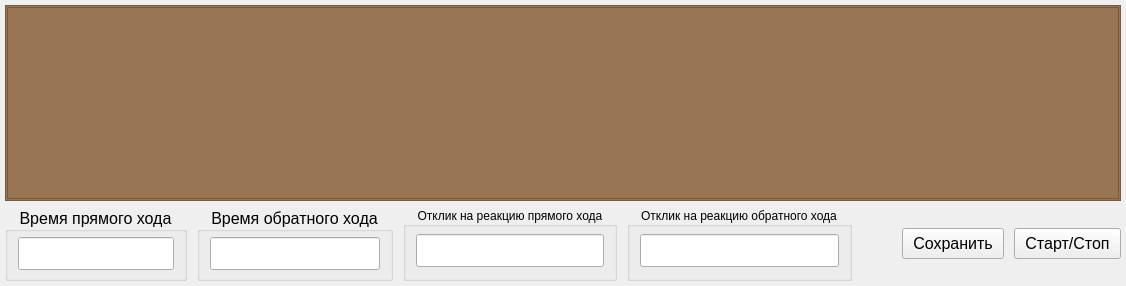
      <widget class="QWidget" name="tab_strokeTest">
       <property name="enabled">
        <bool>true</bool>
       </property>
       <property name="focusPolicy">
        <enum>Qt::FocusPolicy::StrongFocus</enum>
       </property>
       <attribute name="title">
        <string>Тест полного хода</string>
       </attribute>
       <layout class="QVBoxLayout" name="verticalLayout_26">
        <property name="leftMargin">
         <number>5</number>
        </property>
        <property name="topMargin">
         <number>5</number>
        </property>
        <property name="rightMargin">
         <number>5</number>
        </property>
        <property name="bottomMargin">
         <number>5</number>
        </property>
        <item>
         <widget class="QFrame" name="frame_chart_stroke">
          <property name="styleSheet">
           <string notr="true">background-color: rgb(152, 118, 84);</string>
          </property>
          <property name="frameShape">
           <enum>QFrame::Shape::StyledPanel</enum>
          </property>
          <property name="frameShadow">
           <enum>QFrame::Shadow::Raised</enum>
          </property>
          <layout class="QVBoxLayout" name="verticalLayout_44">
           <property name="spacing">
            <number>3</number>
           </property>
           <property name="leftMargin">
            <number>1</number>
           </property>
           <property name="topMargin">
            <number>1</number>
           </property>
           <property name="rightMargin">
            <number>1</number>
           </property>
           <property name="bottomMargin">
            <number>1</number>
           </property>
           <item>
            <widget class="Widgets::Chart::ChartView" name="Chart_stroke"/>
           </item>
          </layout>
         </widget>
        </item>
        <item>
         <layout class="QHBoxLayout" name="horizontalLayout_strokeTest_menu">
          <property name="spacing">
           <number>10</number>
          </property>
          <item>
           <widget class="QGroupBox" name="groupBox_strokeTest_forwardTime">
            <property name="font">
             <font>
              <family>Segoe UI</family>
              <pointsize>12</pointsize>
             </font>
            </property>
            <property name="title">
             <string>Время прямого хода</string>
            </property>
            <property name="alignment">
             <set>Qt::AlignmentFlag::AlignCenter</set>
            </property>
            <layout class="QHBoxLayout" name="horizontalLayout_19">
             <property name="spacing">
              <number>0</number>
             </property>
             <property name="leftMargin">
              <number>10</number>
             </property>
             <property name="topMargin">
              <number>5</number>
             </property>
             <property name="rightMargin">
              <number>10</number>
             </property>
             <property name="bottomMargin">
              <number>8</number>
             </property>
             <item>
              <widget class="QLineEdit" name="lineEdit_strokeTest_forwardTime">
               <property name="sizePolicy">
                <sizepolicy hsizetype="Expanding" vsizetype="Maximum">
                 <horstretch>0</horstretch>
                 <verstretch>0</verstretch>
                </sizepolicy>
               </property>
               <property name="font">
                <font>
                 <family>Segoe UI</family>
                 <pointsize>12</pointsize>
                </font>
               </property>
               <property name="focusPolicy">
                <enum>Qt::FocusPolicy::NoFocus</enum>
               </property>
               <property name="styleSheet">
                <string notr="true">padding: 5px 5px;</string>
               </property>
               <property name="alignment">
                <set>Qt::AlignmentFlag::AlignCenter</set>
               </property>
               <property name="readOnly">
                <bool>true</bool>
               </property>
              </widget>
             </item>
            </layout>
           </widget>
          </item>
          <item>
           <widget class="QGroupBox" name="groupBox__strokeTest_backwardTime">
            <property name="font">
             <font>
              <family>Segoe UI</family>
              <pointsize>12</pointsize>
             </font>
            </property>
            <property name="title">
             <string>Время обратного хода</string>
            </property>
            <property name="alignment">
             <set>Qt::AlignmentFlag::AlignCenter</set>
            </property>
            <layout class="QHBoxLayout" name="horizontalLayout_20">
             <property name="spacing">
              <number>0</number>
             </property>
             <property name="leftMargin">
              <number>10</number>
             </property>
             <property name="topMargin">
              <number>5</number>
             </property>
             <property name="rightMargin">
              <number>10</number>
             </property>
             <property name="bottomMargin">
              <number>8</number>
             </property>
             <item>
              <widget class="QLineEdit" name="lineEdit_strokeTest_backwardTime">
               <property name="sizePolicy">
                <sizepolicy hsizetype="Expanding" vsizetype="Maximum">
                 <horstretch>0</horstretch>
                 <verstretch>0</verstretch>
                </sizepolicy>
               </property>
               <property name="font">
                <font>
                 <family>Segoe UI</family>
                 <pointsize>12</pointsize>
                </font>
               </property>
               <property name="focusPolicy">
                <enum>Qt::FocusPolicy::NoFocus</enum>
               </property>
               <property name="styleSheet">
                <string notr="true">padding: 5px 5px;</string>
               </property>
               <property name="alignment">
                <set>Qt::AlignmentFlag::AlignCenter</set>
               </property>
               <property name="readOnly">
                <bool>true</bool>
               </property>
              </widget>
             </item>
            </layout>
           </widget>
          </item>
          <item>
           <widget class="QGroupBox" name="groupBox_5">
            <property name="focusPolicy">
             <enum>Qt::FocusPolicy::NoFocus</enum>
            </property>
            <property name="title">
             <string>Отклик на реакцию прямого хода</string>
            </property>
            <property name="alignment">
             <set>Qt::AlignmentFlag::AlignCenter</set>
            </property>
            <layout class="QVBoxLayout" name="verticalLayout_16">
             <property name="spacing">
              <number>0</number>
             </property>
             <property name="leftMargin">
              <number>10</number>
             </property>
             <property name="topMargin">
              <number>5</number>
             </property>
             <property name="rightMargin">
              <number>10</number>
             </property>
             <property name="bottomMargin">
              <number>8</number>
             </property>
             <item>
              <widget class="QLineEdit" name="lineEdit_strokeTest_respondingReactionforwardTime">
               <property name="sizePolicy">
                <sizepolicy hsizetype="Expanding" vsizetype="Maximum">
                 <horstretch>0</horstretch>
                 <verstretch>0</verstretch>
                </sizepolicy>
               </property>
               <property name="font">
                <font>
                 <family>Segoe UI</family>
                 <pointsize>12</pointsize>
                </font>
               </property>
               <property name="focusPolicy">
                <enum>Qt::FocusPolicy::NoFocus</enum>
               </property>
               <property name="styleSheet">
                <string notr="true">padding: 5px 5px;</string>
               </property>
               <property name="alignment">
                <set>Qt::AlignmentFlag::AlignCenter</set>
               </property>
               <property name="readOnly">
                <bool>true</bool>
               </property>
              </widget>
             </item>
            </layout>
           </widget>
          </item>
          <item>
           <widget class="QGroupBox" name="groupBox_6">
            <property name="title">
             <string>Отклик на реакцию обратного хода</string>
            </property>
            <property name="alignment">
             <set>Qt::AlignmentFlag::AlignCenter</set>
            </property>
            <layout class="QVBoxLayout" name="verticalLayout">
             <property name="spacing">
              <number>0</number>
             </property>
             <property name="leftMargin">
              <number>10</number>
             </property>
             <property name="topMargin">
              <number>5</number>
             </property>
             <property name="rightMargin">
              <number>10</number>
             </property>
             <property name="bottomMargin">
              <number>8</number>
             </property>
             <item>
              <widget class="QLineEdit" name="lineEdit_strokeTest_respondingReactionbackwardTime">
               <property name="sizePolicy">
                <sizepolicy hsizetype="Expanding" vsizetype="Maximum">
                 <horstretch>0</horstretch>
                 <verstretch>0</verstretch>
                </sizepolicy>
               </property>
               <property name="font">
                <font>
                 <family>Segoe UI</family>
                 <pointsize>12</pointsize>
                </font>
               </property>
               <property name="focusPolicy">
                <enum>Qt::FocusPolicy::NoFocus</enum>
               </property>
               <property name="styleSheet">
                <string notr="true">padding: 5px 5px;</string>
               </property>
               <property name="alignment">
                <set>Qt::AlignmentFlag::AlignCenter</set>
               </property>
               <property name="readOnly">
                <bool>true</bool>
               </property>
              </widget>
             </item>
            </layout>
           </widget>
          </item>
          <item>
           <spacer name="horizontalSpacer_8">
            <property name="orientation">
             <enum>Qt::Orientation::Horizontal</enum>
            </property>
            <property name="sizeHint" stdset="0">
             <size>
              <width>40</width>
              <height>20</height>
             </size>
            </property>
           </spacer>
          </item>
          <item>
           <widget class="QPushButton" name="pushButton_strokeTest_save">
            <property name="sizePolicy">
             <sizepolicy hsizetype="Preferred" vsizetype="Fixed">
              <horstretch>0</horstretch>
              <verstretch>0</verstretch>
             </sizepolicy>
            </property>
            <property name="font">
             <font>
              <family>Segoe UI</family>
              <pointsize>12</pointsize>
             </font>
            </property>
            <property name="focusPolicy">
             <enum>Qt::FocusPolicy::StrongFocus</enum>
            </property>
            <property name="styleSheet">
             <string notr="true">padding: 5px 10px;</string>
            </property>
            <property name="text">
             <string>Сохранить</string>
            </property>
            <property name="shortcut">
             <string>.</string>
            </property>
           </widget>
          </item>
          <item>
           <widget class="QPushButton" name="pushButton_strokeTest_start">
            <property name="sizePolicy">
             <sizepolicy hsizetype="Preferred" vsizetype="Fixed">
              <horstretch>0</horstretch>
              <verstretch>0</verstretch>
             </sizepolicy>
            </property>
            <property name="font">
             <font>
              <family>Segoe UI</family>
              <pointsize>12</pointsize>
             </font>
            </property>
            <property name="focusPolicy">
             <enum>Qt::FocusPolicy::StrongFocus</enum>
            </property>
            <property name="styleSheet">
             <string notr="true">padding: 5px 10px;</string>
            </property>
            <property name="text">
             <string>Старт/Стоп</string>
            </property>
           </widget>
          </item>
         </layout>
        </item>
       </layout>
      </widget>
